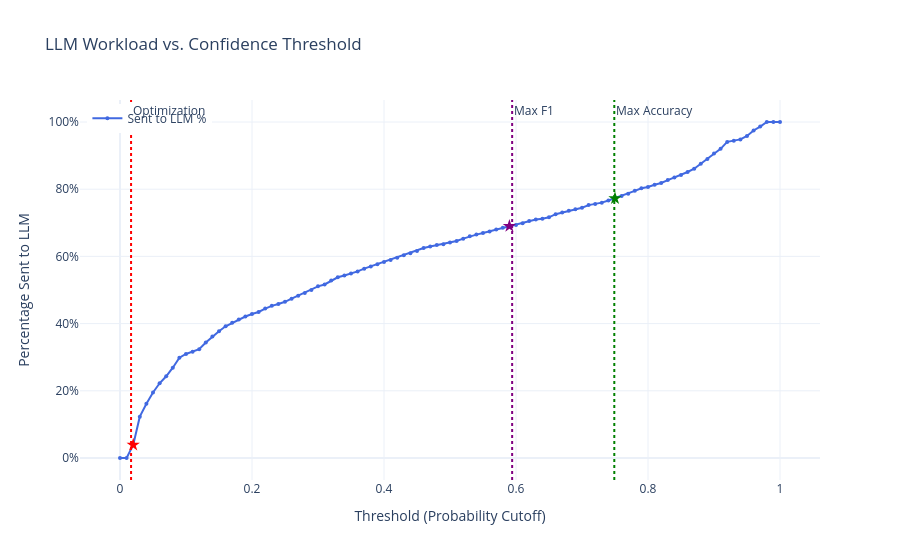

Notebook cell for this chart:
### Code cell
import importlib
importlib.reload(fea) 

#Optimize Thresholds (includes Low-Send analysis)
results = fea.find_best_thresholds(
    df=df_candidates,
    score_col="entailment_probability", # Using the generic column from the best model
    verdict_col="verdict",
    positive_label="YES"
)

# Access the new Low Send metric
print("\nLow-Send Optimization (1-5% Target):")
print(f"Selected Low-Send Threshold: {results['best_tau_low_send']:.6f}")
display(results["low_send_table"])

print("\n>>> Interactive Analysis: LLM Savings vs Threshold")

# Create a dictionary of interesting thresholds to mark on the graph
markers_to_show = {
    "Optimization": results["best_tau_low_send"],
    "Max Accuracy": results["best_tau_accuracy"],
    "Max F1":       results["best_tau_f1"],
}

fea.plot_llm_savings_over_thresholds(
    df=df_candidates,
    prob_col="entailment_probability",
    verdict_col="verdict",
    positive_label="YES",
    step=0.01,
    markers=markers_to_show
)

### Figure 1 — Plotly figure (JSON) as saved in the notebook; plotly's stock layout.template omitted (floating-point values rounded to 4 significant figures; data arrays with more than 128 entries replaced by an {"elided": "..."} marker saying what was removed)
{"data": [{"customdata": {"elided": "101x4 int values"}, "hovertemplate": "<b>Threshold: %{x:.2f}</b><br>Sent to LLM: %{y:.1%}<br>TP (Auto-Correct): %{customdata[0]}<br>FP (Auto-Wrong): %{customdata[1]}<br>FN (Sent-Entailed): %{customdata[2]}<br>TN (Sent-NotEntailed): %{customdata[3]}<extra></extra>", "marker": {"color": "royalblue", "size": 4}, "mode": "lines+markers", "name": "Sent to LLM %", "type": "scatter", "x": [0, 0.01, 0.02, 0.03, 0.04, 0.05, 0.06, 0.07, 0.08, 0.09, 0.1, 0.11, 0.12, 0.13, 0.14, 0.15, 0.16, 0.17, 0.18, 0.19, 0.2, 0.21, 0.22, 0.23, 0.24, 0.25, 0.26, 0.27, 0.28, 0.29, 0.3, 0.31, 0.32, 0.33, 0.34, 0.35, 0.36, 0.37, 0.38, 0.39, 0.4, 0.41, 0.42, 0.43, 0.44, 0.45, 0.46, 0.47, 0.48, 0.49, 0.5, 0.51, 0.52, 0.53, 0.54, 0.55, 0.56, 0.57, 0.58, 0.59, 0.6, 0.61, 0.62, 0.63, 0.64, 0.65, 0.66, 0.67, 0.68, 0.69, 0.7, 0.71, 0.72, 0.73, 0.74, 0.75, 0.76, 0.77, 0.78, 0.79, 0.8, 0.81, 0.82, 0.83, 0.84, 0.85, 0.86, 0.87, 0.88, 0.89, 0.9, 0.91, 0.92, 0.93, 0.94, 0.95, 0.96, 0.97, 0.98, 0.99, 1], "y": [0, 0, 0.03912, 0.1231, 0.1615, 0.1949, 0.2223, 0.2433, 0.2688, 0.2986, 0.3096, 0.316, 0.3238, 0.3435, 0.3614, 0.3774, 0.392, 0.4025, 0.412, 0.4211, 0.4284, 0.4346, 0.4448, 0.4528, 0.4583, 0.4648, 0.4743, 0.4831, 0.4914, 0.4999, 0.5108, 0.5164, 0.5284, 0.5378, 0.5433, 0.5489, 0.5554, 0.5635, 0.5703, 0.5767, 0.5832, 0.5892, 0.5958, 0.6034, 0.6094, 0.6163, 0.625, 0.6292, 0.6336, 0.6363, 0.6414, 0.6459, 0.6528, 0.66, 0.6648, 0.6694, 0.6745, 0.6797, 0.6851, 0.6902, 0.6938, 0.6985, 0.7056, 0.7096, 0.7122, 0.7164, 0.7257, 0.7307, 0.7359, 0.7401, 0.745, 0.7526, 0.7559, 0.76, 0.7662, 0.7729, 0.7801, 0.7862, 0.7951, 0.8029, 0.8067, 0.8134, 0.8185, 0.8272, 0.8346, 0.842, 0.8512, 0.8609, 0.8758, 0.8896, 0.906, 0.9202, 0.9408, 0.9442, 0.9482, 0.9584, 0.9747, 0.9863, 1, 1, 1]}, {"hoverinfo": "skip", "marker": {"color": "red", "size": 10, "symbol": "star"}, "mode": "markers", "name": "Optimization", "showlegend": false, "type": "scatter", "x": [0.02], "y": [0.03912]}, {"hoverinfo": "skip", "marker": {"color": "green", "size": 10, "symbol": "star"}, "mode": "markers", "name": "Max Accuracy", "showlegend": false, "type": "scatter", "x": [0.75], "y": [0.7729]}, {"hoverinfo": "skip", "marker": {"color": "purple", "size": 10, "symbol": "star"}, "mode": "markers", "name": "Max F1", "showlegend": false, "type": "scatter", "x": [0.59], "y": [0.6902]}], "layout": {"annotations": [{"showarrow": false, "text": "Optimization", "x": 0.01677, "xanchor": "left", "xref": "x", "y": 1, "yanchor": "top", "yref": "y domain"}, {"showarrow": false, "text": "Max Accuracy", "x": 0.7489, "xanchor": "left", "xref": "x", "y": 1, "yanchor": "top", "yref": "y domain"}, {"showarrow": false, "text": "Max F1", "x": 0.5942, "xanchor": "left", "xref": "x", "y": 1, "yanchor": "top", "yref": "y domain"}], "hovermode": "x unified", "legend": {"x": 0.01, "xanchor": "left", "y": 0.99, "yanchor": "top"}, "shapes": [{"line": {"color": "red", "dash": "dot", "width": 2}, "type": "line", "x0": 0.01677, "x1": 0.01677, "xref": "x", "y0": 0, "y1": 1, "yref": "y domain"}, {"line": {"color": "green", "dash": "dot", "width": 2}, "type": "line", "x0": 0.7489, "x1": 0.7489, "xref": "x", "y0": 0, "y1": 1, "yref": "y domain"}, {"line": {"color": "purple", "dash": "dot", "width": 2}, "type": "line", "x0": 0.5942, "x1": 0.5942, "xref": "x", "y0": 0, "y1": 1, "yref": "y domain"}], "title": {"text": "LLM Workload vs. Confidence Threshold"}, "xaxis": {"title": {"text": "Threshold (Probability Cutoff)"}}, "yaxis": {"tickformat": ".0%", "title": {"text": "Percentage Sent to LLM"}}}}
